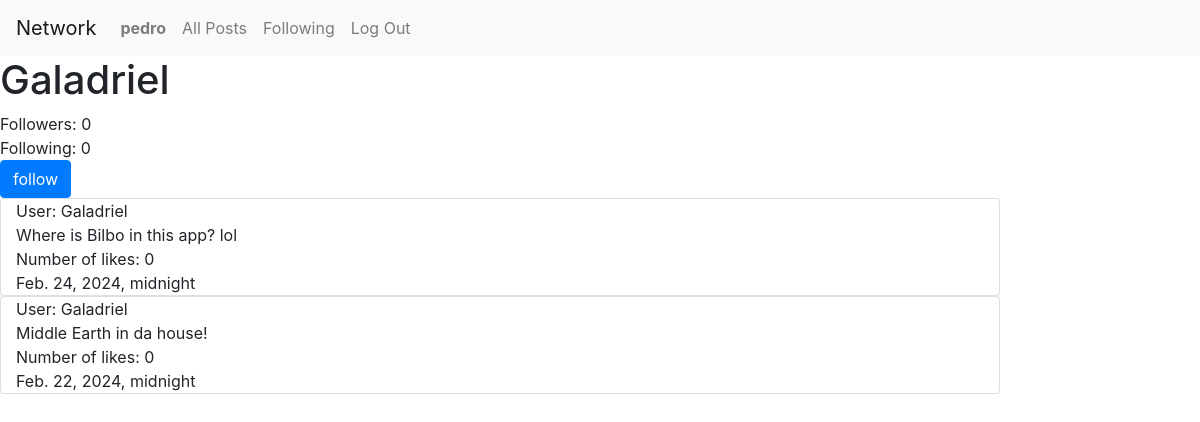
Before: /profile/4 (signed in) with the older database file.
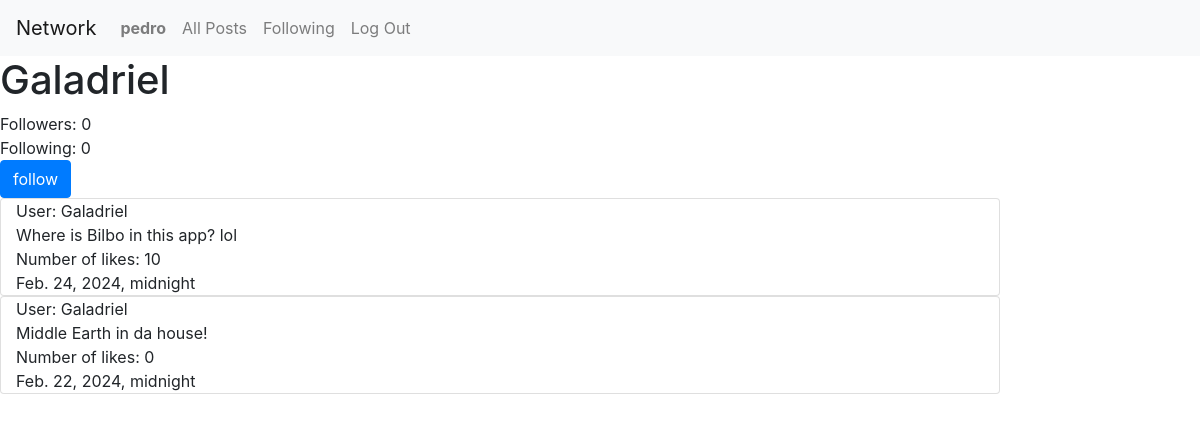
After: the same page with the newer database file.
### network/models.py (models this page shows, shortened)
class Post(models.Model):
    user = models.ForeignKey(User, on_delete=models.CASCADE, blank=True, null=True, related_name="poster")
    post = models.CharField(max_length=64)
    date = models.DateTimeField()
    likes = models.IntegerField(default=1)

class User(AbstractUser):
    pass
    def __str__(self):
        return self.username

### network/views.py (the view)
# urls.py: path("profile/<int:user_id>", views.profile, name="profile"),
def profile(request, user_id):
    if request.user.is_authenticated:
        user = User.objects.get(pk=user_id)
        posts = Post.objects.filter(user=user_id).order_by('-date')
        following = Follow.objects.filter(user=user)
        followers = Follow.objects.filter(user_follower=user)
        try:
            checkFollow = followers.filter(user=User.objects.get(pk=request.user.id))
            if len(checkFollow) != 0:
                isFollowing = True
            else:
                isFollowing = False
        except:
            isFollowing =False
        paginator = Paginator(posts, 2) #show 2 posts per page
        page_number = request.GET.get('page')
        page_obj = paginator.get_page(page_number)
        return render(request, "network/profile.html", {
            'page_obj': page_obj,
            'userName': user.username,
            'following': following,
            'followers': followers,
            'isFollowing': isFollowing,
            'user_profile': user,
        })
    else:
        posts = Post.objects.filter(user=user_id).order_by('-date')
        return render(request, "network/profile.html", {
            'posts': posts,
        })

### network/templates/network/profile.html (shortened to what this page needs)
{% extends "network/layout.html" %}
{% load static %}
{% block body%}
    {% if user.is_authenticated %}
    <h1>{{userName}}</h1>
    {% else %}
    <h4>Please log in to have full access.</h4>
    {% endif %}
    <div>
        <section>
            Followers: {{ followers.count }}
        </section>
        <section>
            Following: {{ following.count }}
        </section>
        {% if user.is_authenticated %}
         {% if user != user_profile %}
          {% if isFollowing %}
          <form action="{% url 'unfollow' %}" method="post">
            {% csrf_token %}
            <input type="hidden" name="userfollow" value="{{ user_profile }}">
            <input type="submit" class="btn btn-primary" value="unfollow">
          </form>
          {% else %}
          <form action="{% url 'follow' %}" method="post">
            <input type="submit" class="btn btn-primary" value="follow">
          </form>
          {% endif %}
          {% for post in page_obj %}
            <div class="card col-10">
                <div>User: {{ post.user }}</div>
                <div id="">{{ post.post }}</div>
                <div>Number of likes: {{post.likes}}</div>
                <div>{{ post.date }}</div>
            </div>
          {% endfor %}
        {% endif %}
      {% endif %}
  </div>
{% endblock %}

Changed rows visible on the page:
changed Post "Where is Bilbo in this app? lol": likes "0" → "10"
